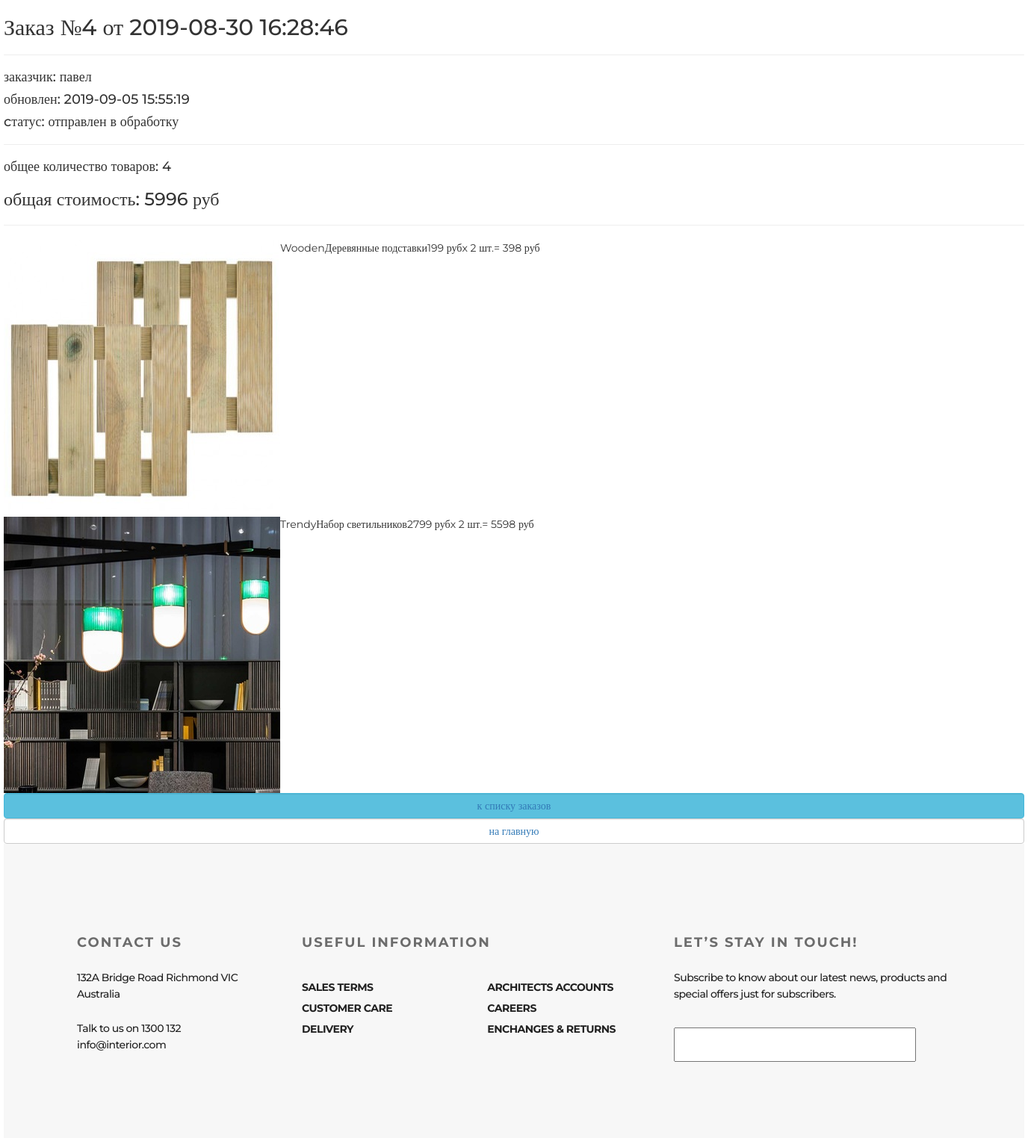
The app's page /order/read/4/ (signed in) with its own data.
### ordersapp/models.py (models this page shows, shortened)
class Order(models.Model):
    FORMING = 'FM'
    SENT_TO_PROCEED = 'STP'
    PROCEEDED = 'PRD'
    PAID = 'PD'
    READY = 'RDY'
    CANCEL = 'CNC'
    ORDER_STATUS_CHOICES = (
        (FORMING, 'формируется'),
        (SENT_TO_PROCEED, 'отправлен в обработку'),
        (PAID, 'оплачен'),
        (PROCEEDED, 'обрабатывается'),
        (READY, 'готов к выдаче'),
        (CANCEL, 'отменен'),
    )
    user = models.ForeignKey(settings.AUTH_USER_MODEL, on_delete=models.CASCADE)
    created = models.DateTimeField(verbose_name='создан', auto_now_add=True)
    updated = models.DateTimeField(verbose_name='обновлен', auto_now=True)
    status = models.CharField(verbose_name='статус', max_length=3, choices=ORDER_STATUS_CHOICES, default=FORMING)
    is_active = models.BooleanField(verbose_name='активен', default=True)
    class Meta:
        ordering = ('-created',)
        verbose_name = 'заказ'
        verbose_name_plural = 'заказы'
    def get_total_quantity(self):
        items = self.orderitems.select_related()
        return sum(list(map(lambda x: x.quantity, items)))
    def get_total_cost(self):
        items = self.orderitems.select_related()
        return sum(list(map(lambda x: x.quantity * x.product.price, items)))

class OrderItem(models.Model):
    order = models.ForeignKey(Order, related_name="orderitems", on_delete=models.CASCADE)
    product = models.ForeignKey(Product, verbose_name='продукт', on_delete=models.CASCADE)
    quantity = models.PositiveIntegerField(verbose_name='количество', default=0)
    objects = OrderItemQuerySet.as_manager()
    def get_product_cost(self):
        return self.product.price * self.quantity

### authapp/models.py (models this page shows, shortened)
class ShopUser(AbstractUser):
    avatar = models.ImageField(upload_to='user_avatar', blank=True)
    age = models.PositiveIntegerField(verbose_name='Возраст', null=True, default=18)
    activation_key = models.CharField(max_length=128, blank=True)
    activation_key_expires = models.DateTimeField(default=now() + timedelta(hours=48))

### mainapp/models.py (models this page shows, shortened)
class Product(models.Model):
    name = models.CharField(max_length=32, unique=True)
    description = models.TextField(verbose_name='Описание')
    price = models.PositiveIntegerField(verbose_name='Цена')
    rating = models.PositiveIntegerField(verbose_name='Рейтинг', default=1)
    alt = models.CharField(max_length=255, verbose_name='Текст рисунка', default='Текст по умолчанию')
    category = models.ForeignKey(Category, on_delete=models.PROTECT)  # Выбираем эту, как наиболее простую.
    image = models.ImageField(upload_to='products', null=True, blank=True)
    isTrendy = models.BooleanField(verbose_name='Товар сейчас в тренде?', default=False)
    isTopSlider = models.BooleanField(verbose_name='Товар должен быть в верхнем слайдере?', default=False)
    SlideNo = models.PositiveIntegerField(verbose_name='Номер слайда в карусели верхнего слайдера', null=True, blank=True)
    isHot = models.BooleanField(verbose_name='Горячее предложение?', default=False)
    imageHot = models.ImageField(verbose_name='Картинка должна быть 1366х800 px', upload_to='products_hot', null=True, blank=True)
    SlideHotNo = models.PositiveIntegerField(verbose_name='Номер слайда в карусели "HOT"', null=True, blank=True)
    isNew = models.BooleanField(verbose_name='Поместить товар в раздел "новое"?', default=False)
    quantity = models.PositiveIntegerField(verbose_name='Количество на складе', default=1)
    isActive = models.BooleanField(verbose_name='Категория активна', default=True)

class Category(models.Model):
    name = models.CharField(max_length=32, unique=True)  # Category & Product должны быть связаны.
    image = models.ImageField(upload_to='products', null=True)

### ordersapp/views.py (the view)
# urls.py: path('read/<int:pk>/', ordersapp.OrderRead.as_view(), name='order_read'),
class OrderRead(DetailView):
    model = Order
    template_name = 'order_detail.html'
    def get_context_data(self, **kwargs):
        context = super(OrderRead, self).get_context_data(**kwargs)
        context['title'] = 'заказ/просмотр'
        return context
    def get_queryset(self):
        return Order.objects.filter(user=self.request.user)

### context_processors/basketProc.py (called while the page is built)
def basketProc(request):
    print(f'context processor basket works')
    basket = []
    if request.user.is_authenticated:
        basket_items = Basket.objects.filter(user=request.user)
        for i in basket_items:
            basket.append(i.product.category.name)
            basket.append(i.product.name)
            basket.append(i.product.price)
    return {
        'BasketP': basket
    }

### ordersapp/templates/order_detail.html
{% extends 'orderbase.html' %}
{% load static %}
{% block content %}
    {% include 'includes/inc_order_summary.html' %}
    <div class="basket_list">
        {% for item in object.orderitems.select_related %}
            <div class="basket_record">
                <img src="{{ item.product.image.url }}" alt="{{ item.product.short_desc }}">
                <div class="category_name">{{ item.product.category.name }}</div>
                <div class="product_name">{{ item.product.name }}</div>
                <div class="product_price">{{ item.product.price }}&nbspруб</div>
                <div class="product_quantitiy">x {{ item.quantity }} шт.</div>
                <div class="product_cost"> = {{ item.get_product_cost }}&nbspруб</div>
            </div>
        {% endfor %}
    </div>
    {% include 'includes/inc_order_actions.html' %}
{% endblock %}

### ordersapp/templates/includes/inc_order_summary.html (shortened to what this page needs)
{% if object %}
    <div class="h2">
        Заказ №{{ object.pk }} от {{ object.created|date:"Y-m-d H:i:s" }}
    </div>
    <hr>
    <div class="h4">заказчик: {{ user.last_name }} {{ user.first_name }} </div>
    <div class="h4">обновлен: {{ object.updated|date:"Y-m-d H:i:s" }}</div>
    <div class="h4">cтатус: {{ object.get_status_display }}</div>
    <hr>
    <div class="h4">
        общее количество товаров:
        <span class="order_total_quantity">{{ object.get_total_quantity }}
        </span>
    </div>
    <div class="h3">
        общая стоимость:
        <span class="order_total_cost">{{ object.get_total_cost }}
        </span> руб
    </div>
{% endif %}
<hr>

### static/style.css (style rules this page uses)
* { margin: 0; padding: 0; }
body { font-family: "Montserrat" }
.basket_record { position: relative; display: flex; }

### records on screen
Order: pk "4", created "2019-08-30 16:28:46", updated "2019-09-05 15:55:19", status "отправлен в обработку", get_total_quantity "4", get_total_cost "5996"
ShopUser: first_name "павел"
OrderItem: product.image (picture), product.category.name "Wooden", product.name "Деревянные подставки", product.price "199", quantity "2", get_product_cost "398"
OrderItem: product.image (picture), product.category.name "Trendy", product.name "Набор светильников", product.price "2799", quantity "2", get_product_cost "5598"
